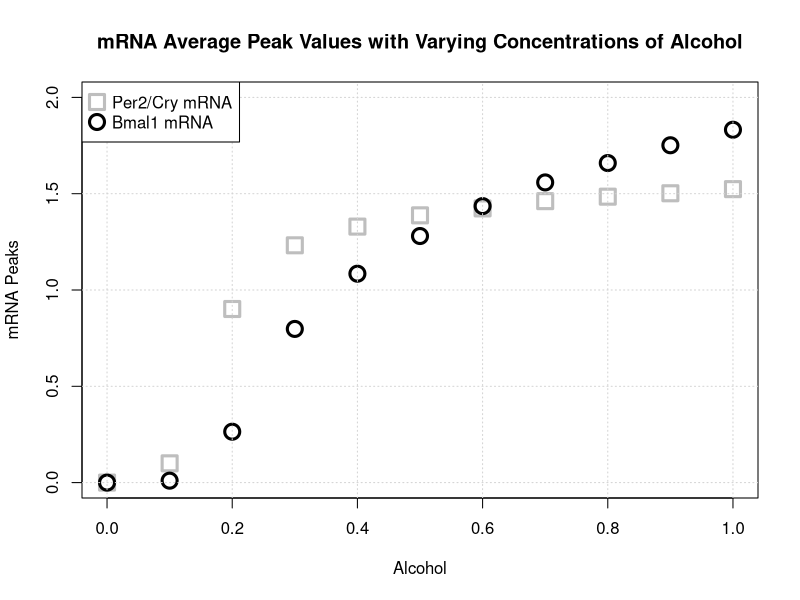
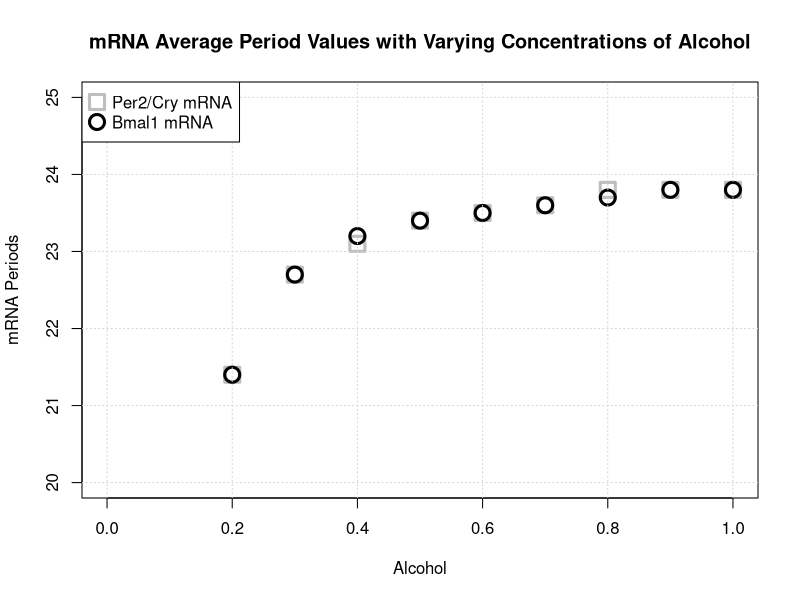

Source code (R) for these figures, in order:
xPC <- c(0,0.1,0.2,0.3,0.4,0.5,0.6,0.7,0.8,0.9,1)
yPC <- c(0,0.1,0.9013391,1.232113,1.329201,1.387558,1.423786,1.461335,1.484509,1.502413,1.523759)

xB <- c(0,0.1,0.2,0.3,0.4,0.5,0.6,0.7,0.8,0.9,1)
yB <- c(0,0.01,0.264212,0.7978921,1.084644,1.280267,1.435601,1.558614,1.659156,1.751552,1.832127)

plot(xPC,yPC, type='p', pch=0, cex=2, col='gray', lwd=3, xlab="Alcohol", ylab="mRNA Peaks", xlim=c(0,1), ylim=c(0,2))
points(xB,yB, type='p', pch=1, cex=2, col='black', lwd=3)
grid()
legend("topleft", c("Per2/Cry mRNA", "Bmal1 mRNA"), col=c('gray','black'), pch=c(0,1), pt.cex=2, pt.lwd=3)
title(main="mRNA Average Peak Values with Varying Concentrations of Alcohol")

xPC <- c(0,0.1,0.2,0.3,0.4,0.5,0.6,0.7,0.8,0.9,1)
yPC <- c(0,0,21.4,22.7,23.1,23.4,23.5,23.6,23.8,23.8,23.8)

xB <- c(0,0.1,0.2,0.3,0.4,0.5,0.6,0.7,0.8,0.9,1)
yB <- c(0,0,21.4,22.7,23.2,23.4,23.5,23.6,23.7,23.8,23.8)

plot(xPC,yPC, type='p', pch=0, cex=2, col='gray', lwd=3, xlab="Alcohol", ylab="mRNA Periods", xlim=c(0,1), ylim=c(20,25))
points(xB,yB, type='p', pch=1, cex=2, col='black', lwd=3)
grid()
legend("topleft", c("Per2/Cry mRNA", "Bmal1 mRNA"), col=c('gray','black'), pch=c(0,1), pt.cex=2, pt.lwd=3)
title(main="mRNA Average Period Values with Varying Concentrations of Alcohol")